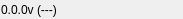
<?xml version="1.0" encoding="UTF-8"?>
<ui version="4.0">
 <class>IdInfoWidget</class>
 <widget class="QWidget" name="IdInfoWidget">
  <property name="geometry">
   <rect>
    <x>0</x>
    <y>0</y>
    <width>183</width>
    <height>19</height>
   </rect>
  </property>
  <property name="windowTitle">
   <string>Form</string>
  </property>
  <layout class="QHBoxLayout" name="horizontalLayout">
   <property name="spacing">
    <number>2</number>
   </property>
   <property name="leftMargin">
    <number>1</number>
   </property>
   <property name="topMargin">
    <number>1</number>
   </property>
   <property name="rightMargin">
    <number>1</number>
   </property>
   <property name="bottomMargin">
    <number>1</number>
   </property>
   <item>
    <widget class="QLabel" name="labelTitile">
     <property name="text">
      <string>0.0.0v (---)</string>
     </property>
    </widget>
   </item>
  </layout>
 </widget>
 <resources/>
 <connections/>
</ui>
